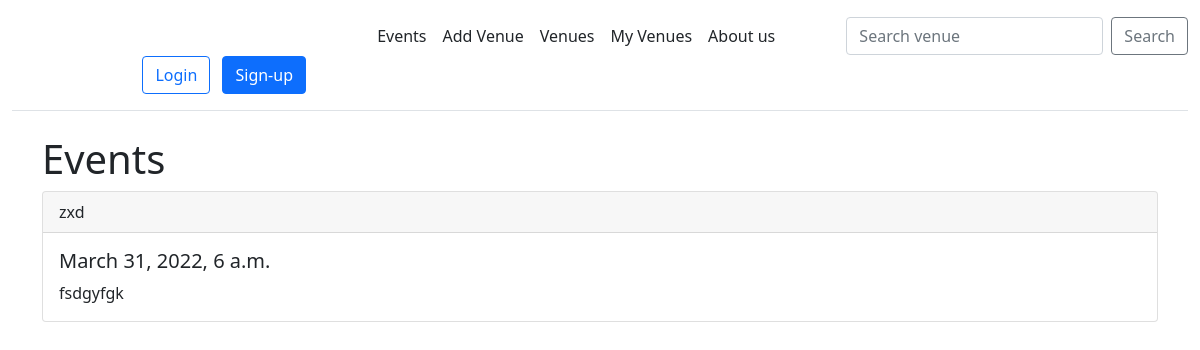
Screenshot of /events/ with the database file from the repository.
### events/models.py (models this page shows, shortened)
class Event(models.Model):
    name = models.CharField('Event Name', max_length=120)
    event_date = models.DateTimeField('Event Date')
    venue = models.ForeignKey(Venue, blank=True, null=True, on_delete=models.CASCADE)
    manager = models.CharField(max_length=120)
    description = models.TextField(blank=True)
    attendees = models.ManyToManyField(MyClubUser, blank=True)

class Venue(models.Model):
    name = models.CharField('Venue Name', max_length=120)
    address = models.CharField(max_length=300)
    zip_code = models.CharField('Zip Code', max_length=20)
    phone = models.CharField('Contact Phone', max_length=20)
    web = models.URLField('Website Address')
    email = models.EmailField('Email')
    owner = models.IntegerField("Venue owner", blank=False, default=1)
    venue_image = models.ImageField(null=True, blank=True, upload_to="images/")
    approved = models.BooleanField('Approved', default=False)
    def __str__(self):
        return self.name

### events/views.py (the view)
# urls.py: path('events/', views.all_events, name='list-events'),
def all_events(request):
    event_list = Event.objects.all()
    return render(request, 'events/event_list.html', {
        'event_list': event_list
    })

### events/templates/events/event_list.html (shortened to what this page needs)
{% extends 'base.html' %}
{% block content %}
<div class="container">
<h1>Events</h1>
{% for event in event_list %}
<div class="card">
  <div class="card-header">
    {{ event.venue }}
  </div>
  <div class="card-body">
    <h5 class="card-title">{{ event.event_date }} </h5>
    <p class="card-text">
        {{ event.description }}
        {% endfor %}
    </p>
  </div>
</div>
</div>
{% endblock %}

### rows the page displays
Event: venue "zxd", event_date "March 31, 2022, 6 a.m.", description "fsdgyfgk"
